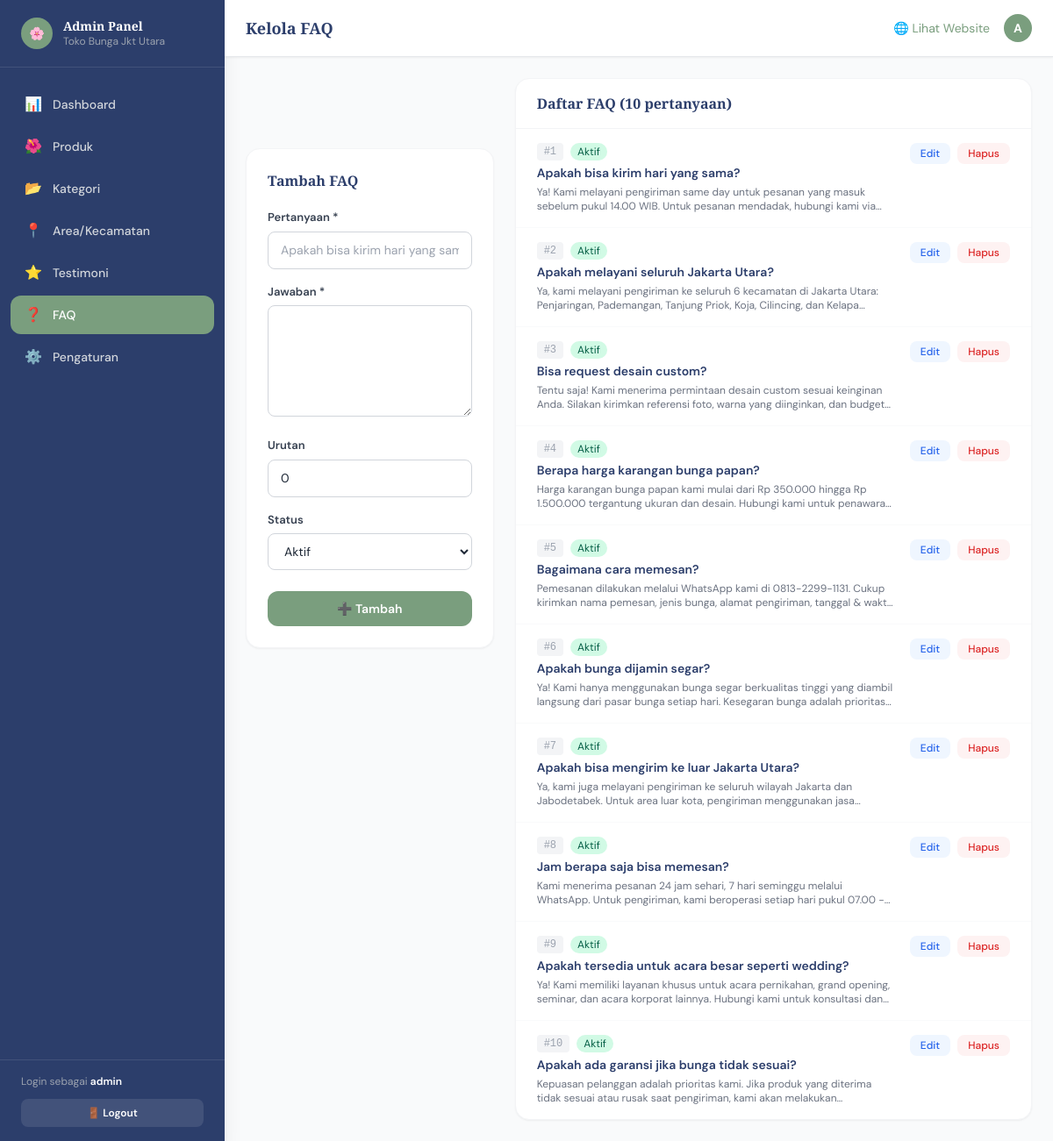
/admin/?page=faqs (signed in), run on the app's committed database.
### tables this page shows
CREATE TABLE `faqs` (
  `id` int(11) NOT NULL AUTO_INCREMENT,
  `question` text NOT NULL,
  `answer` text NOT NULL,
  `urutan` int(11) DEFAULT 0,
  `status` enum('active','inactive') DEFAULT 'active',
  `created_at` timestamp NOT NULL DEFAULT current_timestamp(),
  `updated_at` timestamp NOT NULL DEFAULT current_timestamp() ON UPDATE current_timestamp(),
  PRIMARY KEY (`id`),
  KEY `idx_urutan` (`urutan`),
  KEY `idx_status` (`status`)
);

### includes/config.php (called while the page is built, shortened)
<?php
function db(): PDO {
    static $pdo = null;
    if ($pdo === null) {
        $dsn = "mysql:host=" . DB_HOST . ";dbname=" . DB_NAME . ";charset=" . DB_CHARSET;
        try {
            $pdo = new PDO($dsn, DB_USER, DB_PASS, [
                PDO::ATTR_ERRMODE            => PDO::ERRMODE_EXCEPTION,
                PDO::ATTR_DEFAULT_FETCH_MODE => PDO::FETCH_ASSOC,
                PDO::ATTR_EMULATE_PREPARES   => false,
            ]);
        } catch (PDOException $e) {
            die('<div style="font-family:sans-serif;padding:20px;background:#fee;border:1px solid #f00;border-radius:8px;margin:20px;">
                <strong>Database Error:</strong> ' . htmlspecialchars($e->getMessage()) . '
                </div>');
        }
    }
    return $pdo;
}
function e(string $str): string {
    return htmlspecialchars($str, ENT_QUOTES, 'UTF-8');
}

### admin/pages/faqs.php (the view, shortened to what this page needs)
<?php
$edit   = null;
$rows = db()->query("SELECT * FROM faqs ORDER BY urutan, id")->fetchAll();
require __DIR__ . '/../includes/header.php';
?>
<div class="grid lg:grid-cols-3 gap-6">
  <div class="lg:col-span-1">
    <div class="bg-white rounded-2xl p-6 border border-gray-100 shadow-sm sticky top-20">
      <h2 class="font-serif font-semibold text-navy text-base mb-5"><?= $edit ? 'Edit FAQ' : 'Tambah FAQ' ?></h2>
      <form method="POST" class="space-y-4">
        <div><label class="form-label">Pertanyaan *</label><input type="text" name="question" required class="form-input" value="<?= e($edit['question'] ?? '') ?>" placeholder="Apakah bisa kirim hari yang sama?"></div>
        <div><label class="form-label">Jawaban *</label><textarea name="answer" required rows="5" class="form-textarea"><?= e($edit['answer'] ?? '') ?></textarea></div>
        <div><label class="form-label">Urutan</label><input type="number" name="urutan" class="form-input" value="<?= (int)($edit['urutan'] ?? 0) ?>"></div>
        <div>
          <label class="form-label">Status</label>
          <select name="status" class="form-select">
            <option value="active"   <?= ($edit['status'] ?? 'active') === 'active'   ? 'selected' : '' ?>>Aktif</option>
          </select>
        </div>
        <div class="flex gap-3 pt-2">
          <button type="submit" class="flex-1 bg-sage hover:bg-sage-dark text-white font-semibold py-2.5 rounded-xl transition text-sm"><?= $edit ? '💾 Simpan' : '➕ Tambah' ?></button>
        </div>
      </form>
    </div>
  </div>
  <div class="lg:col-span-2">
    <div class="bg-white rounded-2xl border border-gray-100 shadow-sm overflow-hidden">
      <div class="px-6 py-4 border-b border-gray-100">
        <h2 class="font-serif font-semibold text-navy text-base">Daftar FAQ (<?= count($rows) ?> pertanyaan)</h2>
      </div>
      <div class="divide-y divide-gray-50">
        <?php foreach ($rows as $r): ?>
        <div class="px-6 py-4">
          <div class="flex items-start justify-between gap-4">
            <div class="flex-1 min-w-0">
              <div class="flex items-center gap-2 mb-1">
                <span class="text-xs font-mono text-gray-400 bg-gray-100 px-2 py-0.5 rounded">#<?= $r['urutan'] ?></span>
                <span class="px-2 py-0.5 rounded-full text-xs <?= $r['status']==='active' ? 'badge-active' : 'badge-inactive' ?>"><?= $r['status'] === 'active' ? 'Aktif' : 'Nonaktif' ?></span>
              </div>
              <p class="font-semibold text-navy text-sm mb-1"><?= e($r['question']) ?></p>
              <p class="text-gray-500 text-xs line-clamp-2"><?= e($r['answer']) ?></p>
            </div>
            <div class="flex gap-2 flex-shrink-0">
              <a href="?page=faqs&action=edit&id=<?= $r['id'] ?>" class="text-xs bg-blue-50 text-blue-600 hover:bg-blue-100 px-3 py-1 rounded-lg font-medium">Edit</a>
              <a href="?page=faqs&action=delete&id=<?= $r['id'] ?>" onclick="return confirm('Hapus FAQ ini?')" class="text-xs bg-red-50 text-red-600 hover:bg-red-100 px-3 py-1 rounded-lg font-medium">Hapus</a>
            </div>
          </div>
        </div>
        <?php endforeach; ?>
      </div>
    </div>
  </div>
</div>
<?php require __DIR__ . '/../includes/footer.php'; ?>

### assets/css/style.css (style rules this page uses)
*, *::before, *::after { box-sizing: border-box; }
html { scroll-behavior: smooth; }
body { font-family: 'DM Sans', sans-serif; background-color: #FDF8F0; color: #374151; }
h1, h2, h3, .font-serif { font-family: 'Playfair Display', Georgia, serif; }
.line-clamp-2 { display: -webkit-box; -webkit-line-clamp: 2; -webkit-box-orient: vertical; overflow: hidden; }
.badge-active { background:#D1FAE5; color:#065F46; }
.form-input, .form-select, .form-textarea { width: 100%; padding: 0.625rem 0.875rem; border: 1px solid #D1D5DB; border-radius: 0.5rem; font-size: 0.875rem; outline: none; transition: border-color 0.15s, box-shadow 0.15s; background: white; }
.form-label { display: block; font-size: 0.8125rem; font-weight: 600; color: #374151; margin-bottom: 0.375rem; }

### data on the page
faqs: urutan "1", status "Aktif", question "Apakah bisa kirim hari yang sama?", answer "Ya! Kami melayani pengiriman same day untuk pesanan yang masuk sebelum pukul 14.00 WIB. Untuk pesanan mendadak, hubungi kami…"
faqs: urutan "2", status "Aktif", question "Apakah melayani seluruh Jakarta Utara?", answer "Ya, kami melayani pengiriman ke seluruh 6 kecamatan di Jakarta Utara: Penjaringan, Pademangan, Tanjung Priok, Koja, Cilincing, dan…"
faqs: urutan "3", status "Aktif", question "Bisa request desain custom?", answer "Tentu saja! Kami menerima permintaan desain custom sesuai keinginan Anda. Silakan kirimkan referensi foto, warna yang diinginkan, dan…"
faqs: urutan "4", status "Aktif", question "Berapa harga karangan bunga papan?", answer "Harga karangan bunga papan kami mulai dari Rp 350.000 hingga Rp 1.500.000 tergantung ukuran dan desain. Hubungi kami untuk…"
faqs: urutan "5", status "Aktif", question "Bagaimana cara memesan?", answer "Pemesanan dilakukan melalui WhatsApp kami di 0813-2299-1131. Cukup kirimkan nama pemesan, jenis bunga, alamat pengiriman, tanggal &…"
faqs: urutan "6", status "Aktif", question "Apakah bunga dijamin segar?", answer "Ya! Kami hanya menggunakan bunga segar berkualitas tinggi yang diambil langsung dari pasar bunga setiap hari. Kesegaran bunga adalah…"
faqs: urutan "7", status "Aktif", question "Apakah bisa mengirim ke luar Jakarta Utara?", answer "Ya, kami juga melayani pengiriman ke seluruh wilayah Jakarta dan Jabodetabek. Untuk area luar kota, pengiriman menggunakan…"
faqs: urutan "8", status "Aktif", question "Jam berapa saja bisa memesan?", answer "Kami menerima pesanan 24 jam sehari, 7 hari seminggu melalui WhatsApp. Untuk pengiriman, kami beroperasi setiap hari pukul 07.00…"
faqs: urutan "9", status "Aktif", question "Apakah tersedia untuk acara besar seperti wedding?", answer "Ya! Kami memiliki layanan khusus untuk acara pernikahan, grand opening, seminar, dan acara korporat lainnya. Hubungi kami untuk konsultasi…"
faqs: urutan "10", status "Aktif", question "Apakah ada garansi jika bunga tidak sesuai?", answer "Kepuasan pelanggan adalah prioritas kami. Jika produk yang diterima tidak sesuai atau rusak saat pengiriman, kami akan…"

### other printed values
$item['icon'] "📊"
$item['label'] "Dashboard"
$item['icon'] "🌺"
$item['label'] "Produk"
$item['icon'] "📂"
$item['label'] "Kategori"
$item['icon'] "📍"
$item['label'] "Area/Kecamatan"
$item['icon'] "⭐"
$item['label'] "Testimoni"
$item['icon'] "❓"
$item['label'] "FAQ"
$item['icon'] "⚙️"
$item['label'] "Pengaturan"
$admin_user "admin"
